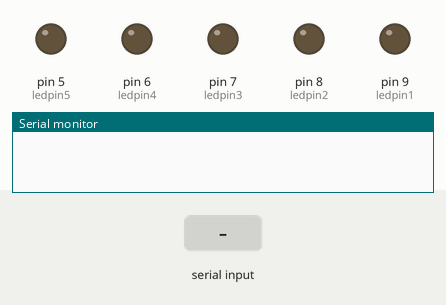
The sketch below on a simulated Arduino Uno, built with avr-gcc and run on an emulated ATmega328P. Shown: output pins drawn as LEDs (lit = HIGH), the last lines printed to the serial monitor. Inputs (shaded band) come from the test bench. Pins used as bus, display or sensor lines are not drawn.

Above: at 1.3 s.
1.4 s: "A" received over the second serial link
At 2.4 s:
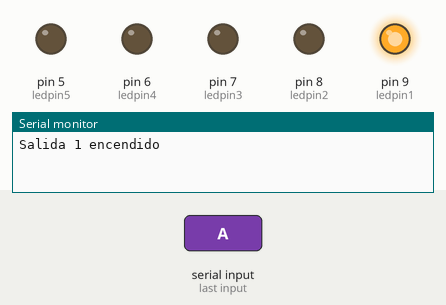
2.9 s: "B" received over the second serial link
At 3.6 s:
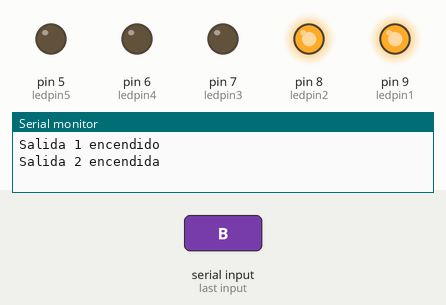
4.4 s: "a" received over the second serial link
At 4.7 s:
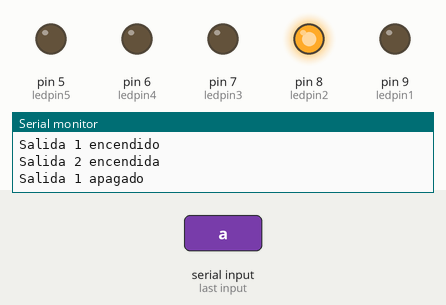
5.9 s: "C" received over the second serial link
At 7.1 s:
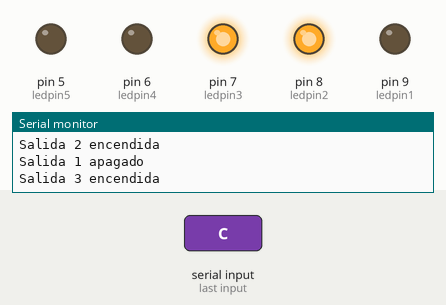
7.4 s: "b" received over the second serial link
At 8.2 s:
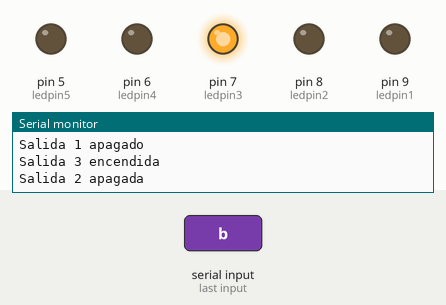
8.9 s: "D" received over the second serial link
At 9.3 s:
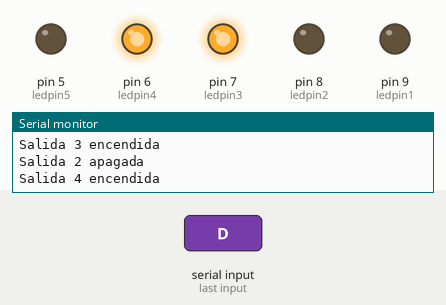
Timing chart, 0 to 11.4 s (numbered marks = the images above; inputs shaded):
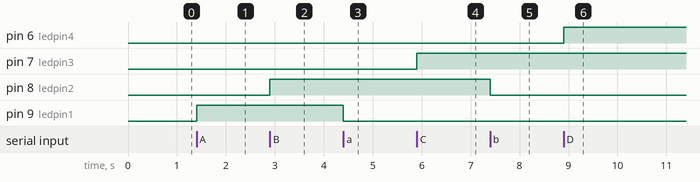

The sketch:

Taller_12B_punto_2.ino
```cpp
/*
 * Uso módulo bluetooth HC06, comandado por monitor serial
 *
 * Encendido y apagado de diodos led según la tecla ingresada
 */

#include <SoftwareSerial.h>         //libreria necesaria para utilizar pines diferentes al 0 y 1 como TX y RX

//pines de RX y TX
SoftwareSerial miBT(10 , 11);      //pin 10 ->RX; pin 11->TX

int power = 12;

char rxChar = 0;                                  // Variable para recibir datos del puerto serie
int ledpin1 = 9;                              // Pin donde se encuentra conectado el led (pin 9)
int ledpin2 = 8;
int ledpin3 = 7;
int ledpin4 = 6;
int ledpin5 = 5;


void setup(){
  for(int i = 9; i>4; i--)
  {
    pinMode(i,OUTPUT);            //Pines declarados como salida
  }
  pinMode(power,OUTPUT);
  digitalWrite(power,HIGH);
  delay(100);
  miBT.begin(9600);
  Serial.begin(9600);                      // Comunicación serie a 9600 baudios
}


void loop(){

if(miBT.available())
{
  rxChar = miBT.read();
  if( rxChar == 'A' )                         // Procesar comando de un solo byte, verificar si el dato ingresado es igual al requerido
    {
      digitalWrite(ledpin1, HIGH);
      Serial.println("Salida 1 encendido");
    }
    else if ( rxChar == 'a' )
    {
      digitalWrite(ledpin1, LOW);
      Serial.println("Salida 1 apagado");
    }
  ////////////////  led2
  if( rxChar == 'B' )
  {
    digitalWrite(ledpin2, HIGH);
    Serial.println("Salida 2 encendida");
  }
  else if ( rxChar == 'b' )
  {
    digitalWrite(ledpin2, LOW);
    Serial.println("Salida 2 apagada");
  }
  ////////////////  led3
  if( rxChar == 'C' )
  {
    digitalWrite(ledpin3, HIGH);
    Serial.println("Salida 3 encendida");
  }
  else if ( rxChar == 'c' )
  {
    digitalWrite(ledpin3, LOW);
    Serial.println("Salida 3 apagada");
  }
    ////////////////  led4
  if( rxChar == 'D' )
  {
    digitalWrite(ledpin4, HIGH);
    Serial.println("Salida 4 encendida");
  }
  else if ( rxChar == 'd' )
  {
    digitalWrite(ledpin4, LOW);
    Serial.println("Salida 4 apagada");
  }
  delay(100);
}
}
```

Measured:
- after the input at 1.4 s, pin 9 (ledpin1): LOW → HIGH at once
- after the input at 2.9 s, pin 8 (ledpin2): LOW → HIGH at once
- after the input at 4.4 s, pin 9 (ledpin1): HIGH → LOW at once
- after the input at 5.9 s, pin 7 (ledpin3): LOW → HIGH at once
- after the input at 7.4 s, pin 8 (ledpin2): HIGH → LOW at once
- after the input at 8.9 s, pin 6 (ledpin4): LOW → HIGH at once
